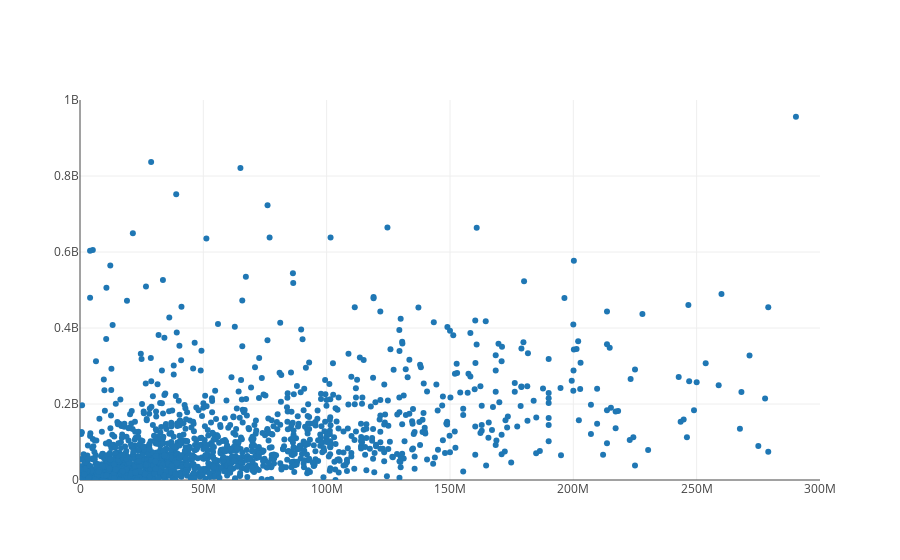

This figure's notebook cell:
### Markdown cell above
Huh, well we should've known.  Let's now zoom in on our dataset so that our plot no longer expands for just a few of the outliers.  Set the x-axis of our plot to go from zero to 300 million dollars, and the y-axis of our plot to go from zero to one billion dollars.

### Code cell
from graph import build_layout
revenues_per_budgets = trace_values(budgets, domestic_revenues, text = titles)
revenues_layout = build_layout(x_range = [0, 300000000], y_range = [0, 1000000000])
plot([revenues_per_budgets], revenues_layout)

### Figure 1 — Plotly figure (JSON) as saved in the notebook; plotly's stock layout.template omitted (floating-point values rounded to 4 significant figures; data arrays with more than 128 entries replaced by an {"elided": "..."} marker saying what was removed)
{"data": [{"mode": "markers", "name": "data", "text": {"elided": "1794 str values"}, "x": {"elided": "1794 int values"}, "y": {"elided": "1794 int values"}}], "layout": {"xaxis": {"range": [0, 300000000]}, "yaxis": {"range": [0, 1000000000]}}}
